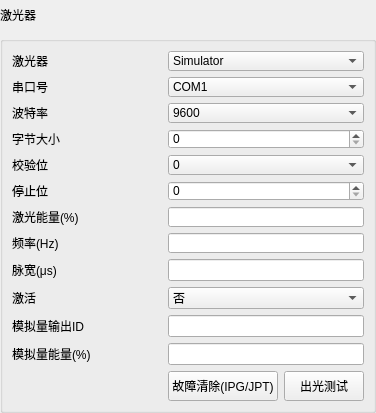
        <widget class="QWidget" name="page_Laser">
         <layout class="QVBoxLayout" name="verticalLayout_9">
          <property name="leftMargin">
           <number>0</number>
          </property>
          <property name="topMargin">
           <number>0</number>
          </property>
          <property name="rightMargin">
           <number>0</number>
          </property>
          <property name="bottomMargin">
           <number>0</number>
          </property>
          <item>
           <layout class="QHBoxLayout" name="horizontalLayout_18">
            <item>
             <widget class="QLabel" name="label_441">
              <property name="minimumSize">
               <size>
                <width>0</width>
                <height>30</height>
               </size>
              </property>
              <property name="maximumSize">
               <size>
                <width>16777215</width>
                <height>30</height>
               </size>
              </property>
              <property name="text">
               <string>激光器</string>
              </property>
             </widget>
            </item>
            <item>
             <spacer name="horizontalSpacer_19">
              <property name="orientation">
               <enum>Qt::Horizontal</enum>
              </property>
              <property name="sizeHint" stdset="0">
               <size>
                <width>40</width>
                <height>20</height>
               </size>
              </property>
             </spacer>
            </item>
           </layout>
          </item>
          <item>
           <widget class="QGroupBox" name="groupBox_Laser">
            <property name="title">
             <string/>
            </property>
            <layout class="QFormLayout" name="formLayout_43">
             <property name="fieldGrowthPolicy">
              <enum>QFormLayout::AllNonFixedFieldsGrow</enum>
             </property>
             <item row="0" column="0">
              <widget class="QLabel" name="label_452">
               <property name="sizePolicy">
                <sizepolicy hsizetype="Preferred" vsizetype="Preferred">
                 <horstretch>0</horstretch>
                 <verstretch>0</verstretch>
                </sizepolicy>
               </property>
               <property name="minimumSize">
                <size>
                 <width>150</width>
                 <height>20</height>
                </size>
               </property>
               <property name="maximumSize">
                <size>
                 <width>150</width>
                 <height>20</height>
                </size>
               </property>
               <property name="text">
                <string>激光器</string>
               </property>
              </widget>
             </item>
             <item row="0" column="1">
              <widget class="QComboBox" name="comboBox_Laser_Laser">
               <property name="sizePolicy">
                <sizepolicy hsizetype="Expanding" vsizetype="Expanding">
                 <horstretch>0</horstretch>
                 <verstretch>0</verstretch>
                </sizepolicy>
               </property>
               <property name="minimumSize">
                <size>
                 <width>0</width>
                 <height>20</height>
                </size>
               </property>
               <property name="maximumSize">
                <size>
                 <width>16777215</width>
                 <height>20</height>
                </size>
               </property>
               <item>
                <property name="text">
                 <string>Simulator</string>
                </property>
               </item>
               <item>
                <property name="text">
                 <string>Raycus</string>
                </property>
               </item>
               <item>
                <property name="text">
                 <string>RaycusQCW</string>
                </property>
               </item>
               <item>
                <property name="text">
                 <string>IPG</string>
                </property>
               </item>
               <item>
                <property name="text">
                 <string>Analog</string>
                </property>
               </item>
               <item>
                <property name="text">
                 <string>RaycusAirCool</string>
                </property>
               </item>
               <item>
                <property name="text">
                 <string>JPT</string>
                </property>
               </item>
               <item>
                <property name="text">
                 <string>JPTQCW</string>
                </property>
               </item>
               <item>
                <property name="text">
                 <string>JPTQCW_NEW</string>
                </property>
               </item>
              </widget>
             </item>
             <item row="1" column="0">
              <widget class="QLabel" name="label_453">
               <property name="sizePolicy">
                <sizepolicy hsizetype="Preferred" vsizetype="Preferred">
                 <horstretch>0</horstretch>
                 <verstretch>0</verstretch>
                </sizepolicy>
               </property>
               <property name="minimumSize">
                <size>
                 <width>80</width>
                 <height>20</height>
                </size>
               </property>
               <property name="maximumSize">
                <size>
                 <width>150</width>
                 <height>20</height>
                </size>
               </property>
               <property name="text">
                <string>串口号</string>
               </property>
              </widget>
             </item>
             <item row="1" column="1">
              <widget class="QComboBox" name="comboBox_Laser_Port">
               <property name="sizePolicy">
                <sizepolicy hsizetype="Expanding" vsizetype="Expanding">
                 <horstretch>0</horstretch>
                 <verstretch>0</verstretch>
                </sizepolicy>
               </property>
               <property name="minimumSize">
                <size>
                 <width>0</width>
                 <height>20</height>
                </size>
               </property>
               <property name="maximumSize">
                <size>
                 <width>16777215</width>
                 <height>20</height>
                </size>
               </property>
               <item>
                <property name="text">
                 <string>COM1</string>
                </property>
               </item>
               <item>
                <property name="text">
                 <string>COM2</string>
                </property>
               </item>
               <item>
                <property name="text">
                 <string>COM3</string>
                </property>
               </item>
               <item>
                <property name="text">
                 <string>COM4</string>
                </property>
               </item>
               <item>
                <property name="text">
                 <string>COM5</string>
                </property>
               </item>
              </widget>
             </item>
             <item row="2" column="0">
              <widget class="QLabel" name="label_454">
               <property name="sizePolicy">
                <sizepolicy hsizetype="Preferred" vsizetype="Preferred">
                 <horstretch>0</horstretch>
                 <verstretch>0</verstretch>
                </sizepolicy>
               </property>
               <property name="minimumSize">
                <size>
                 <width>80</width>
                 <height>20</height>
                </size>
               </property>
               <property name="maximumSize">
                <size>
                 <width>150</width>
                 <height>20</height>
                </size>
               </property>
               <property name="text">
                <string>波特率</string>
               </property>
              </widget>
             </item>
             <item row="2" column="1">
              <widget class="QComboBox" name="comboBox_Laser_BaudRate">
               <property name="sizePolicy">
                <sizepolicy hsizetype="Expanding" vsizetype="Expanding">
                 <horstretch>0</horstretch>
                 <verstretch>0</verstretch>
                </sizepolicy>
               </property>
               <property name="minimumSize">
                <size>
                 <width>0</width>
                 <height>20</height>
                </size>
               </property>
               <property name="maximumSize">
                <size>
                 <width>16777215</width>
                 <height>20</height>
                </size>
               </property>
               <item>
                <property name="text">
                 <string>9600</string>
                </property>
               </item>
               <item>
                <property name="text">
                 <string>19200</string>
                </property>
               </item>
               <item>
                <property name="text">
                 <string>38400</string>
                </property>
               </item>
               <item>
                <property name="text">
                 <string>57600</string>
                </property>
               </item>
               <item>
                <property name="text">
                 <string>115200</string>
                </property>
               </item>
              </widget>
             </item>
             <item row="3" column="0">
              <widget class="QLabel" name="label_455">
               <property name="sizePolicy">
                <sizepolicy hsizetype="Preferred" vsizetype="Preferred">
                 <horstretch>0</horstretch>
                 <verstretch>0</verstretch>
                </sizepolicy>
               </property>
               <property name="minimumSize">
                <size>
                 <width>80</width>
                 <height>20</height>
                </size>
               </property>
               <property name="maximumSize">
                <size>
                 <width>150</width>
                 <height>20</height>
                </size>
               </property>
               <property name="text">
                <string>字节大小</string>
               </property>
              </widget>
             </item>
             <item row="3" column="1">
              <widget class="QSpinBox" name="spinBox_Laser_ByteSize">
               <property name="sizePolicy">
                <sizepolicy hsizetype="Expanding" vsizetype="Expanding">
                 <horstretch>0</horstretch>
                 <verstretch>0</verstretch>
                </sizepolicy>
               </property>
               <property name="minimumSize">
                <size>
                 <width>0</width>
                 <height>20</height>
                </size>
               </property>
               <property name="maximumSize">
                <size>
                 <width>16777215</width>
                 <height>20</height>
                </size>
               </property>
              </widget>
             </item>
             <item row="4" column="0">
              <widget class="QLabel" name="label_456">
               <property name="sizePolicy">
                <sizepolicy hsizetype="Preferred" vsizetype="Preferred">
                 <horstretch>0</horstretch>
                 <verstretch>0</verstretch>
                </sizepolicy>
               </property>
               <property name="minimumSize">
                <size>
                 <width>80</width>
                 <height>20</height>
                </size>
               </property>
               <property name="maximumSize">
                <size>
                 <width>16777215</width>
                 <height>20</height>
                </size>
               </property>
               <property name="text">
                <string>校验位</string>
               </property>
              </widget>
             </item>
             <item row="4" column="1">
              <widget class="QComboBox" name="comboBox_Laser_Parity">
               <property name="sizePolicy">
                <sizepolicy hsizetype="Expanding" vsizetype="Expanding">
                 <horstretch>0</horstretch>
                 <verstretch>0</verstretch>
                </sizepolicy>
               </property>
               <property name="minimumSize">
                <size>
                 <width>0</width>
                 <height>20</height>
                </size>
               </property>
               <property name="maximumSize">
                <size>
                 <width>16777215</width>
                 <height>20</height>
                </size>
               </property>
               <item>
                <property name="text">
                 <string>0</string>
                </property>
               </item>
               <item>
                <property name="text">
                 <string>1</string>
                </property>
               </item>
               <item>
                <property name="text">
                 <string>2</string>
                </property>
               </item>
               <item>
                <property name="text">
                 <string>3</string>
                </property>
               </item>
              </widget>
             </item>
             <item row="5" column="0">
              <widget class="QLabel" name="label_457">
               <property name="sizePolicy">
                <sizepolicy hsizetype="Preferred" vsizetype="Preferred">
                 <horstretch>0</horstretch>
                 <verstretch>0</verstretch>
                </sizepolicy>
               </property>
               <property name="minimumSize">
                <size>
                 <width>80</width>
                 <height>20</height>
                </size>
               </property>
               <property name="maximumSize">
                <size>
                 <width>16777215</width>
                 <height>20</height>
                </size>
               </property>
               <property name="text">
                <string>停止位</string>
               </property>
              </widget>
             </item>
             <item row="5" column="1">
              <widget class="QSpinBox" name="spinBox_Laser_StopBits">
               <property name="sizePolicy">
                <sizepolicy hsizetype="Expanding" vsizetype="Expanding">
                 <horstretch>0</horstretch>
                 <verstretch>0</verstretch>
                </sizepolicy>
               </property>
               <property name="minimumSize">
                <size>
                 <width>0</width>
                 <height>20</height>
                </size>
               </property>
               <property name="maximumSize">
                <size>
                 <width>16777215</width>
                 <height>20</height>
                </size>
               </property>
              </widget>
             </item>
             <item row="6" column="0">
              <widget class="QLabel" name="label_458">
               <property name="sizePolicy">
                <sizepolicy hsizetype="Preferred" vsizetype="Preferred">
                 <horstretch>0</horstretch>
                 <verstretch>0</verstretch>
                </sizepolicy>
               </property>
               <property name="minimumSize">
                <size>
                 <width>80</width>
                 <height>20</height>
                </size>
               </property>
               <property name="maximumSize">
                <size>
                 <width>16777215</width>
                 <height>20</height>
                </size>
               </property>
               <property name="text">
                <string>激光能量(%)</string>
               </property>
              </widget>
             </item>
             <item row="6" column="1">
              <widget class="QLineEdit" name="lineEdit_Laser_Energy">
               <property name="sizePolicy">
                <sizepolicy hsizetype="Expanding" vsizetype="Expanding">
                 <horstretch>0</horstretch>
                 <verstretch>0</verstretch>
                </sizepolicy>
               </property>
               <property name="minimumSize">
                <size>
                 <width>0</width>
                 <height>20</height>
                </size>
               </property>
               <property name="maximumSize">
                <size>
                 <width>16777215</width>
                 <height>20</height>
                </size>
               </property>
               <property name="inputMethodHints">
                <set>Qt::ImhDigitsOnly|Qt::ImhFormattedNumbersOnly</set>
               </property>
              </widget>
             </item>
             <item row="7" column="0">
              <widget class="QLabel" name="label_459">
               <property name="sizePolicy">
                <sizepolicy hsizetype="Preferred" vsizetype="Preferred">
                 <horstretch>0</horstretch>
                 <verstretch>0</verstretch>
                </sizepolicy>
               </property>
               <property name="minimumSize">
                <size>
                 <width>80</width>
                 <height>20</height>
                </size>
               </property>
               <property name="maximumSize">
                <size>
                 <width>16777215</width>
                 <height>20</height>
                </size>
               </property>
               <property name="text">
                <string>频率(Hz)</string>
               </property>
              </widget>
             </item>
             <item row="7" column="1">
              <widget class="QLineEdit" name="lineEdit_Laser_Frequency">
               <property name="sizePolicy">
                <sizepolicy hsizetype="Expanding" vsizetype="Expanding">
                 <horstretch>0</horstretch>
                 <verstretch>0</verstretch>
                </sizepolicy>
               </property>
               <property name="minimumSize">
                <size>
                 <width>0</width>
                 <height>20</height>
                </size>
               </property>
               <property name="maximumSize">
                <size>
                 <width>16777215</width>
                 <height>20</height>
                </size>
               </property>
               <property name="inputMethodHints">
                <set>Qt::ImhDigitsOnly|Qt::ImhFormattedNumbersOnly</set>
               </property>
               <property name="text">
                <string/>
               </property>
              </widget>
             </item>
             <item row="8" column="0">
              <widget class="QLabel" name="label_460">
               <property name="minimumSize">
                <size>
                 <width>0</width>
                 <height>20</height>
                </size>
               </property>
               <property name="text">
                <string>脉宽(μs)</string>
               </property>
              </widget>
             </item>
             <item row="8" column="1">
              <widget class="QLineEdit" name="lineEdit_Laser_Pulse">
               <property name="minimumSize">
                <size>
                 <width>0</width>
                 <height>20</height>
                </size>
               </property>
              </widget>
             </item>
             <item row="9" column="0">
              <widget class="QLabel" name="label_461">
               <property name="minimumSize">
                <size>
                 <width>0</width>
                 <height>20</height>
                </size>
               </property>
               <property name="text">
                <string>激活</string>
               </property>
              </widget>
             </item>
             <item row="9" column="1">
              <widget class="QComboBox" name="comboBox_Laser_StartLaser">
               <property name="minimumSize">
                <size>
                 <width>0</width>
                 <height>20</height>
                </size>
               </property>
               <item>
                <property name="text">
                 <string>否</string>
                </property>
               </item>
               <item>
                <property name="text">
                 <string>是</string>
                </property>
               </item>
              </widget>
             </item>
             <item row="10" column="0">
              <widget class="QLabel" name="label_Laser_Port">
               <property name="minimumSize">
                <size>
                 <width>0</width>
                 <height>20</height>
                </size>
               </property>
               <property name="text">
                <string>模拟量输出ID</string>
               </property>
              </widget>
             </item>
             <item row="10" column="1">
              <widget class="QLineEdit" name="lineEdit_Laser_AnalogID">
               <property name="minimumSize">
                <size>
                 <width>0</width>
                 <height>20</height>
                </size>
               </property>
              </widget>
             </item>
             <item row="11" column="0">
              <widget class="QLabel" name="label_Laser_Port_2">
               <property name="minimumSize">
                <size>
                 <width>0</width>
                 <height>20</height>
                </size>
               </property>
               <property name="text">
                <string>模拟量能量(%)</string>
               </property>
              </widget>
             </item>
             <item row="11" column="1">
              <widget class="QLineEdit" name="lineEdit_Laser_AnalogValue">
               <property name="minimumSize">
                <size>
                 <width>0</width>
                 <height>20</height>
                </size>
               </property>
              </widget>
             </item>
             <item row="12" column="1">
              <layout class="QHBoxLayout" name="horizontalLayout_8">
               <item>
                <widget class="QPushButton" name="pushButton_Laser_CleanError">
                 <property name="minimumSize">
                  <size>
                   <width>0</width>
                   <height>30</height>
                  </size>
                 </property>
                 <property name="maximumSize">
                  <size>
                   <width>200</width>
                   <height>16777215</height>
                  </size>
                 </property>
                 <property name="focusPolicy">
                  <enum>Qt::NoFocus</enum>
                 </property>
                 <property name="text">
                  <string>故障清除(IPG/JPT)</string>
                 </property>
                </widget>
               </item>
               <item>
                <widget class="QPushButton" name="pushButton_Laser_LaseringTest">
                 <property name="minimumSize">
                  <size>
                   <width>0</width>
                   <height>30</height>
                  </size>
                 </property>
                 <property name="maximumSize">
                  <size>
                   <width>200</width>
                   <height>16777215</height>
                  </size>
                 </property>
                 <property name="text">
                  <string>出光测试</string>
                 </property>
                </widget>
               </item>
              </layout>
             </item>
            </layout>
           </widget>
          </item>
         </layout>
        </widget>
